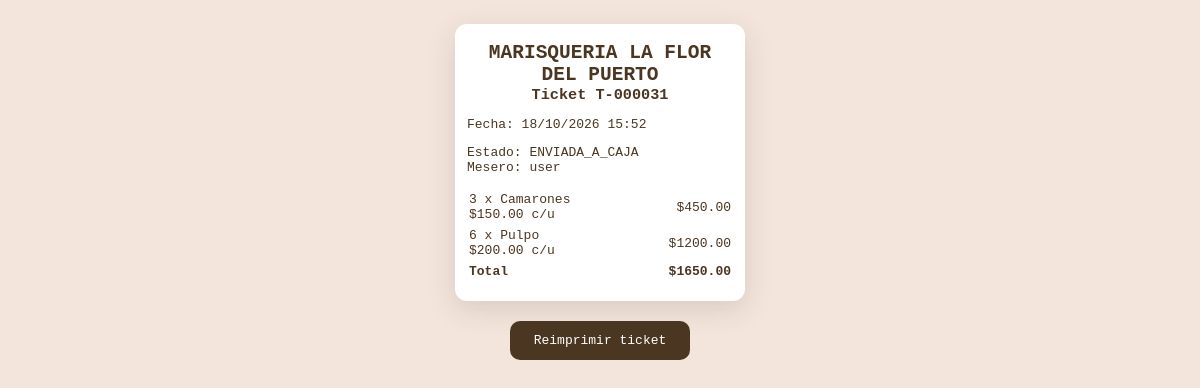
The page /auditoria/ticket/31 (signed in) on the database its author committed.
### models.py (models this page shows)
class Pedidos(db.Model):
    id = db.Column(db.Integer, primary_key=True)
    folio = db.Column(db.String(20), unique=True, nullable=True)
    estado = db.Column(db.String(20), default='ABIERTA')  # ABIERTA, ENVIADA_A_CAJA, COBRADA, CANCELADA
    state = db.Column(db.String(20), default='pendiente')  # Mantener por compatibilidad
    fecha = db.Column(db.DateTime, default=datetime.now)
    fecha_cobro = db.Column(db.DateTime, nullable=True)
    products = db.Column(db.JSON)
    total = db.Column(db.Float)
    usuario_id = db.Column(db.String(80), db.ForeignKey('users.username'), nullable=False)
    cajero_id = db.Column(db.String(80), db.ForeignKey('users.username'), nullable=True)

### app.py (the view)
        def wrapped(*args, **kwargs):
            if 'username' not in session:
                return redirect(url_for('login'))
            if session.get('tipo_usuario') not in allowed_roles:
                flash('No tienes permiso para acceder a esta página', 'error')
                return redirect(url_for('index'))
            return f(*args, **kwargs)

### app.py (called while the page is built)
def role_required(*allowed_roles):
    def decorator(f):
        def wrapped(*args, **kwargs):
            if 'username' not in session:
                return redirect(url_for('login'))
            if session.get('tipo_usuario') not in allowed_roles:
                flash('No tienes permiso para acceder a esta página', 'error')
                return redirect(url_for('index'))
            return f(*args, **kwargs)
        wrapped.__name__ = f.__name__
        return wrapped
    return decorator

@app.route('/auditoria/ticket/<int:pedido_id>')
@role_required('admin')
def ticket_auditoria(pedido_id):
    pedido = Pedidos.query.get_or_404(pedido_id)
    return render_template('ticket.html', pedido=pedido, vista_auditoria=True)

### templates/ticket.html (shortened to what this page needs)
<!DOCTYPE html>
<html>
<head>
</head>
<body>
    <div class="ticket-contenido">
    <h2>MARISQUERIA LA FLOR DEL PUERTO</h2>
    <h3>Ticket {{ pedido.folio or pedido.id }}</h3>
    <p>Fecha: {{ pedido.fecha.strftime('%d/%m/%Y %H:%M') }}</p>
    {% if vista_auditoria %}
    <p>Estado: {{ pedido.estado }}<br>Mesero: {{ pedido.usuario_id }}</p>
    {% endif %}
    <table>
        {% for producto in pedido.products or [] %}
        <tr>
            <td>{{ producto.cantidad }} x {{ producto.nombre }}<br>${{ '%.2f'|format(producto.precio) }} c/u</td>
            <td style="text-align:right;">${{ '%.2f'|format(producto.precio * producto.cantidad) }}</td>
        </tr>
        {% endfor %}
        <tr class="total">
            <td>Total</td>
            <td style="text-align:right;">${{ '%.2f'|format(pedido.total) }}</td>
        </tr>
    </table>
    </div>
    {% if vista_auditoria %}
    <div class="ticket-acciones">
        <button type="button" onclick="window.print()">Reimprimir ticket</button>
    </div>
    {% else %}
    <script>
        window.print(); // Imprime automáticamente al abrir
    </script>
    {% endif %}
</body>
</html>

### rows shown on the page
Pedidos: folio "T-000031", fecha "18/10/2026 15:52", estado "ENVIADA_A_CAJA", usuario_id "user", total "1650.00"

### other values the page prints
{{ producto.cantidad }} "3" "6"
{{ producto.nombre }} "Camarones" "Pulpo"
{{ '%.2f'|format(producto.precio) }} "150.00" "200.00"
{{ '%.2f'|format(producto.precio * producto.cantidad) }} "450.00" "1200.00"
